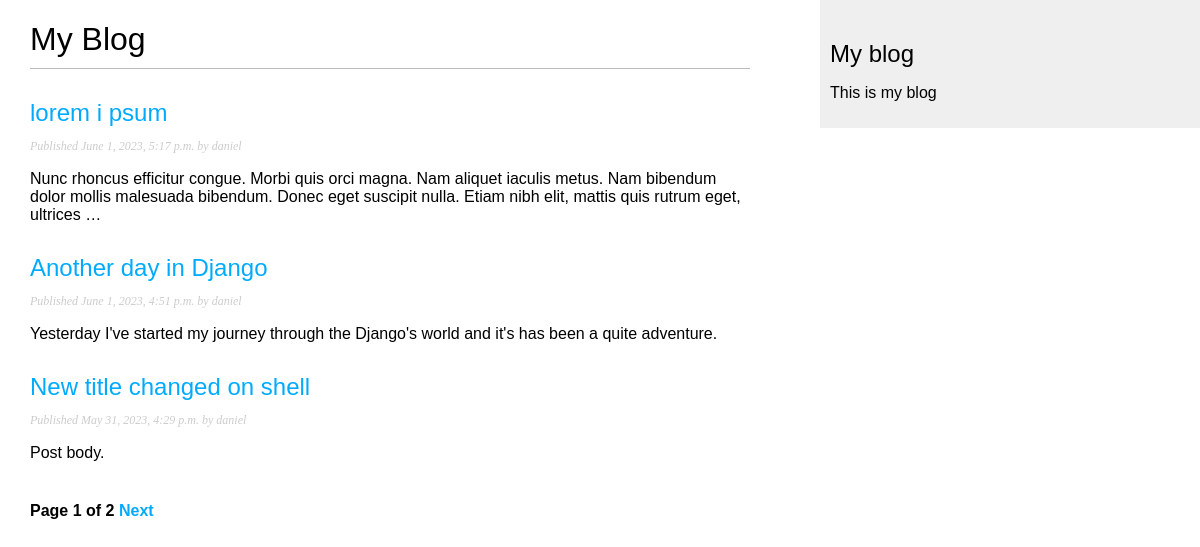
Screenshot of /blog/ with the database file from the repository.
### blog/models.py (models this page shows, shortened)
class Post(models.Model):
    class Status(models.TextChoices):
        DRAFT = 'DF', 'Draft'
        PUBLISHED = 'PB', 'Published'
    title = models.CharField(max_length=250)  # Post title
    slug = models.SlugField(max_length=250,
                            unique_for_date='publish')  # Translate into a varchar column in the SQL
    author = models.ForeignKey(User,         # Criando uma relação many-to-one
                               on_delete=models.CASCADE,  # Vai deletar tudo que estiver relacionado ao author
                               related_name='blog_posts')  # Especificar a relação reversa de User to Post
    body = models.TextField()
    publish = models.DateTimeField(default=timezone.now)
    created = models.DateTimeField(auto_now_add=True)
    updated = models.DateTimeField(auto_now=True)
    status = models.CharField(max_length=2,
                              choices=Status.choices,
                              default=Status.DRAFT
                              )
    objects = models.Manager()
    published = PublishedManager()
    class Meta:  # Metadata
        ordering = ['-publish']  # Define a default order (newest to oldest)
        indexes = [
            models.Index(fields=['-publish']),
        ]
    def get_absolute_url(self):
        return reverse('blog:post_detail',
                       args=[self.publish.year,
                             self.publish.month,
                             self.publish.day,
                             self.slug])

### blog/views.py (the view)
# urls.py: path('', views.PostListView.as_view(), name='post_list'),
class PostListView(ListView):
    queryset = Post.published.all()
    context_object_name = 'posts'
    paginate_by = 3
    template_name = 'blog/post/list.html'  # Caminho inicia direto na pasta templates.

### blog/templates/blog/post/list.html (shortened to what this page needs)
{% extends "blog/base.html" %}
{% block content %}
<h1>My Blog</h1>
    {% for post in posts %}
        <h2>
            <a href="{{ post.get_absolute_url }}">
            {{ post.title }}
            </a>
        </h2>
        <p class="date">
            Published {{ post.publish }} by {{ post.author }}
        </p>
        {{ post.body|truncatewords:30|linebreaks }}
    {% endfor %}
    {% include "pagination.html" with page=page_obj %}
{% endblock %}

### blog/static/css/blog.css (style rules this page uses)
body { margin:0; padding:0; font-family:helvetica, sans-serif; }
a { color:#00abff; text-decoration:none; }
h1 { font-weight:normal; border-bottom:1px solid #bbb; padding:0 0 10px 0; }
h2 { font-weight:normal; margin:30px 0 0; }
p.date { color:#ccc; font-family: georgia, serif; font-size: 12px; font-style: italic; }

### rows the page displays
Post: title "lorem i psum", publish "June 1, 2023, 5:17 p.m.", author "daniel", body "Nunc rhoncus efficitur congue. Morbi quis orci magna. Nam aliquet iaculis metus. Nam bibendum dolor mollis malesuada bibendum. Donec eget suscipit nulla. Etiam nibh elit, mattis quis rutrum eget, ultrices …"
Post: title "Another day in Django", publish "June 1, 2023, 4:51 p.m.", author "daniel", body "Yesterday I've started my journey through the Django's world and it's has been a quite adventure."
Post: title "New title changed on shell", publish "May 31, 2023, 4:29 p.m.", author "daniel", body "Post body."

### other values shown
{{ page.number }} "1"
{{ page.paginator.num_pages }} "2"
